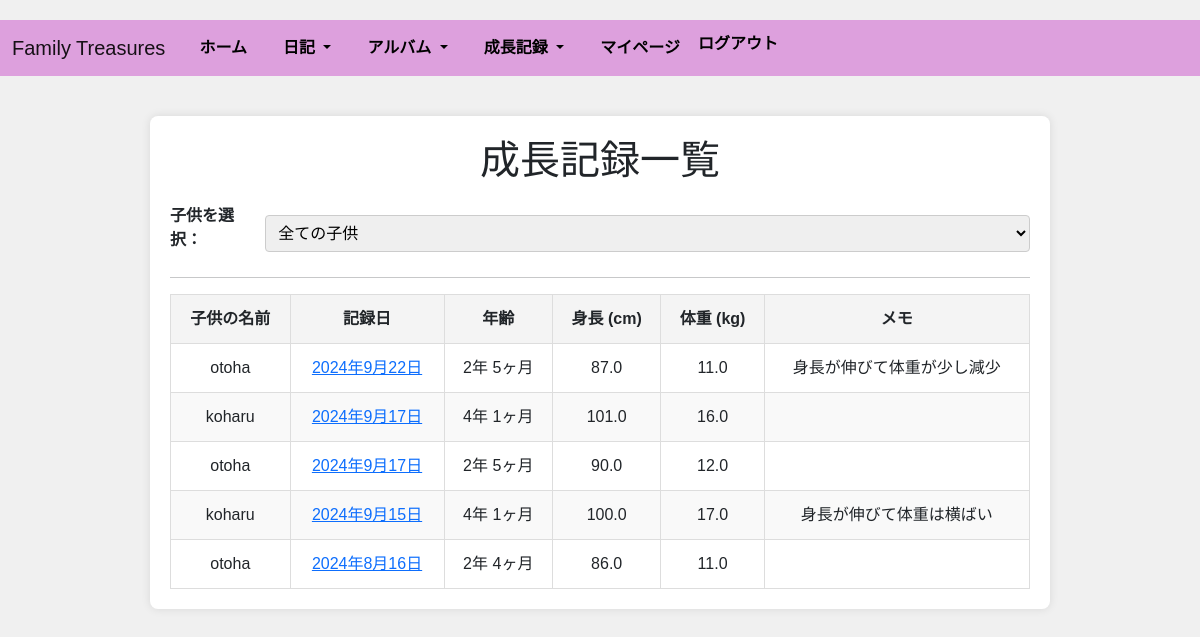
/app/growth_records/ (signed in), run on the app's committed database.
### app/models.py (models this page shows, shortened)
class GrowthRecord(models.Model):
    user = models.ForeignKey(settings.AUTH_USER_MODEL, on_delete=models.CASCADE)
    child = models.ForeignKey('Children', on_delete=models.CASCADE)
    height = models.FloatField()  # 身長（cm）
    weight = models.FloatField()  # 体重（kg）
    measurement_date = models.DateField(default=timezone.now)  # 計測日
    memo = models.TextField(blank=True, null=True)
    created_at = models.DateTimeField(auto_now_add=True)
    updated_at = models.DateTimeField(auto_now=True)
    class Meta:
        db_table = 'growth_records'

class Children(models.Model):
    household = models.ForeignKey('Household', on_delete=models.CASCADE, null=True, blank=True)
    child_name = models.CharField(max_length=255)
    birthdate = models.DateField()
    created_at = models.DateTimeField(auto_now_add=True)
    updated_at = models.DateTimeField(auto_now=True)
    class Meta:
        db_table = 'children'

### app/views.py (the view)
# urls.py: path('growth_records/', GrowthRecordListView.as_view(), name='growth_record_list'),
class GrowthRecordListView(LoginRequiredMixin, View):
    def get(self, request):
        selected_child = request.GET.get('child')
        children = Children.objects.filter(household=request.user.household)
        if selected_child:
            growth_records = GrowthRecord.objects.filter(child_id=selected_child).order_by('-measurement_date')
        else:
            growth_records = GrowthRecord.objects.filter(child__household=request.user.household).order_by('-measurement_date')
        for record in growth_records:
            age = relativedelta(record.measurement_date, record.child.birthdate)
            record.age_years = age.years
            record.age_months = age.months
        return render(request, 'growth_record_list.html', {
            'growth_records': growth_records,
            'children': children,
            'selected_child': selected_child,
        })

### templates/growth_record_list.html (shortened to what this page needs)
{% extends 'base.html' %}
{% block content %}
    {% load static %}
    <link rel="stylesheet" href="{% static 'css/growth_record_list.css' %}">
    <div class="growth-record-list-container">
        <h1>成長記録一覧</h1>
        <form method="get" action=".">
        <label for="child">子供を選択：</label>
        <select name="child" id="child" onchange="this.form.submit();">
            <option value="">全ての子供</option>
        </select>
        </form>
        <hr>
        <table>
        <thead>
            <tr>
            <th>子供の名前</th>
            <th>記録日</th>
            <th>年齢</th>
            <th>身長 (cm)</th>
            <th>体重 (kg)</th>
            <th>メモ</th>
            </tr>
        </thead>
        <tbody>
            {% for record in growth_records %}
            <tr>
                <td>{{ record.child.child_name }}</td>
                <td>
                <a href="{% url 'app:growth_record_update' record.id %}">
                    {{ record.measurement_date }}
                </a>
                </td>
                <td>{{ record.age_years }}年 {{ record.age_months }}ヶ月</td>
                <td>{{ record.height }}</td>
                <td>{{ record.weight }}</td>
                <td>{{ record.memo }}</td>
            </tr>
            {% empty %}
            <tr>
                <td colspan="6">記録がありません。</td>
            </tr>
            {% endfor %}
        </tbody>
        </table>
    </div>
{% endblock %}

### static/css/styles.css (style rules this page uses)
body { font-family: Arial, sans-serif; background-color: #f0f0f0; margin: 0; padding-top: 20px; }
label { display: block; margin-bottom: 5px; font-weight: bold; }
input[type="text"], input[type="date"], select { width: 100%; padding: 8px; margin-top: 5px; box-sizing: border-box; font-size: 16px; }

### static/css/growth_record_list.css (style rules this page uses)
.growth-record-list-container { max-width: 900px; margin: 40px auto; padding: 20px; background-color: #fff; border-radius: 8px; box-shadow: 0 0 10px rgba(0, 0, 0, 0.1); }
.growth-record-list-container form { display: flex; align-items: center; justify-content: flex-start; margin-bottom: 20px; }
.growth-record-list-container label { margin-right: 10px; font-weight: bold; }
.growth-record-list-container select, .growth-record-list-container input[type="submit"] { padding: 8px; font-size: 16px; border-radius: 4px; border: 1px solid #ccc; }
.growth-record-list-container table { width: 100%; border-collapse: collapse; }
.growth-record-list-container th, .growth-record-list-container td { padding: 12px; border: 1px solid #ddd; text-align: center; }
.growth-record-list-container th { background-color: #f4f4f4; font-weight: bold; }
.growth-record-list-container tbody tr:nth-child(even) { background-color: #f9f9f9; }
.growth-record-list-container h1 { text-align: center; margin-bottom: 20px; }

### data on the page
GrowthRecord: child.child_name "otoha", measurement_date "2024年9月22日", age_years "2", age_months "5", height "87.0", weight "11.0", memo "身長が伸びて体重が少し減少"
GrowthRecord: child.child_name "koharu", measurement_date "2024年9月17日", age_years "4", age_months "1", height "101.0", weight "16.0"
GrowthRecord: child.child_name "otoha", measurement_date "2024年9月17日", age_years "2", age_months "5", height "90.0", weight "12.0"
GrowthRecord: child.child_name "koharu", measurement_date "2024年9月15日", age_years "4", age_months "1", height "100.0", weight "17.0", memo "身長が伸びて体重は横ばい"
GrowthRecord: child.child_name "otoha", measurement_date "2024年8月16日", age_years "2", age_months "4", height "86.0", weight "11.0"
